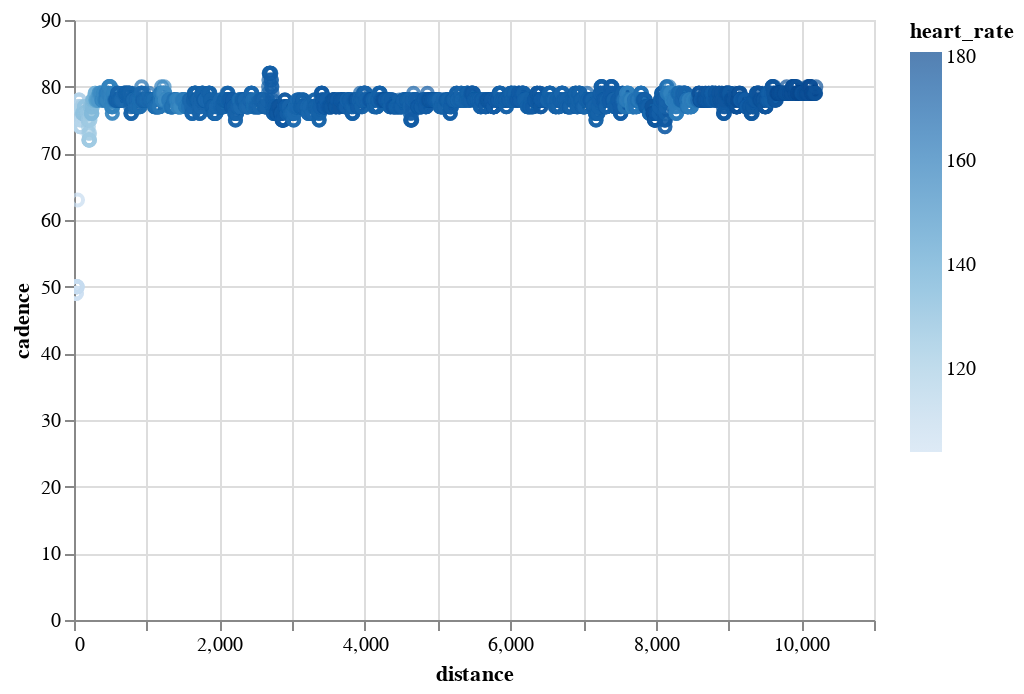

The notebook cell this image was saved under:
### Code cell
import altair as alt
alt.Chart(record_df).mark_point().encode(y='cadence', x='distance', color='heart_rate').interactive()

### Figure 1 — Vega-Lite specification as saved in the notebook (floating-point values rounded to 4 significant figures; data arrays with more than 128 entries replaced by an {"elided": "..."} marker saying what was removed)
{"config": {"view": {"continuousWidth": 400, "continuousHeight": 300}}, "data": {"name": "data-260b323ae5b6fe080d904d551aa7d520"}, "mark": "point", "encoding": {"color": {"field": "heart_rate", "type": "quantitative"}, "x": {"field": "distance", "type": "quantitative"}, "y": {"field": "cadence", "type": "quantitative"}}, "selection": {"selector001": {"type": "interval", "bind": "scales", "encodings": ["x", "y"]}}, "$schema": "https://vega.github.io/schema/vega-lite/v4.17.0.json", "datasets": {"data-260b323ae5b6fe080d904d551aa7d520": {"elided": "3633 records"}}}
